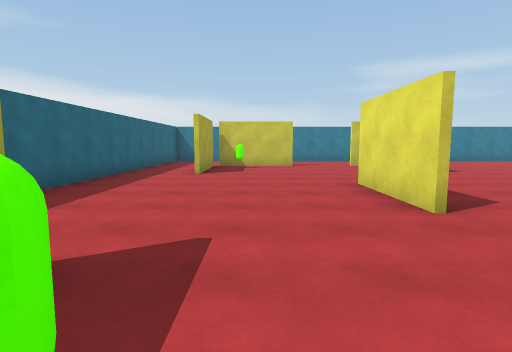
[1] (above)

16 first-person views from a walk through a 3-D level made in the Unity game engine. The camera is 1.5 m above the floor, tilts 6° down and sees 80° across. The floor is counted in squares, 2 m on a side. Each view is taken from the middle of a square. On the plan, view 1 faces up. The plan holds only what a view shows up to about 10 squares ahead; the rest is blank.

[2]
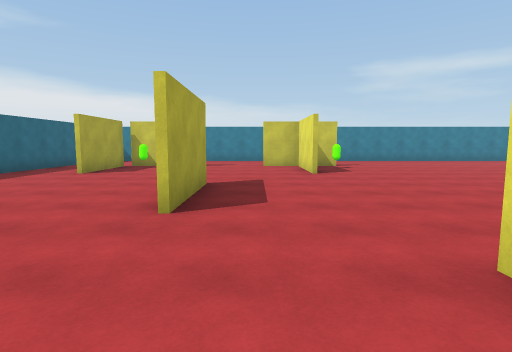

[3]
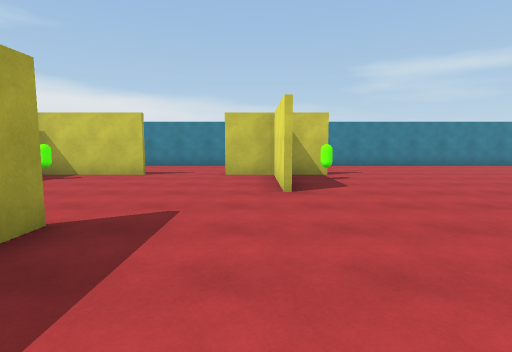

[4]
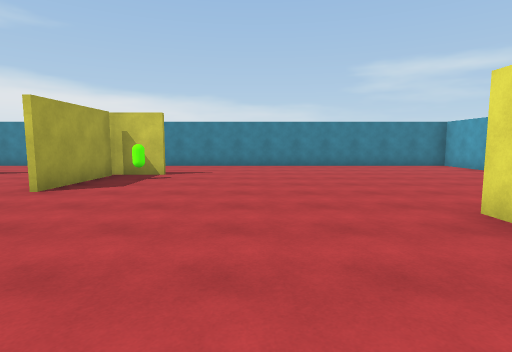

[5]
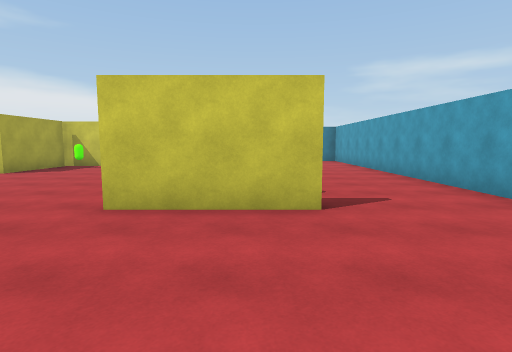

[6]
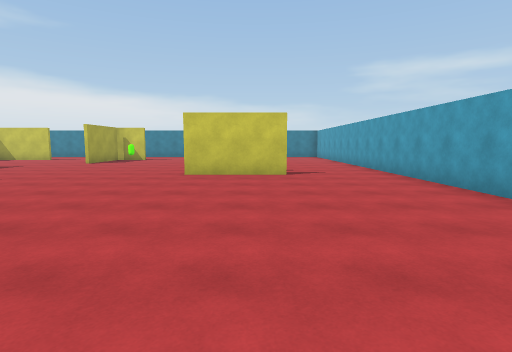

[7]
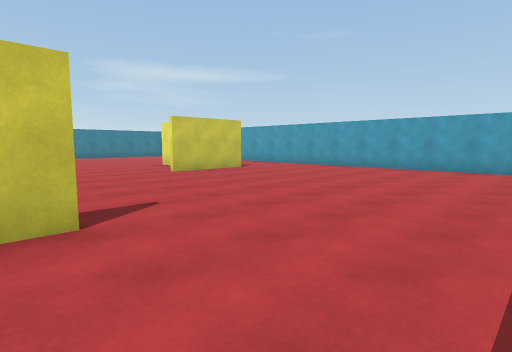

[8]
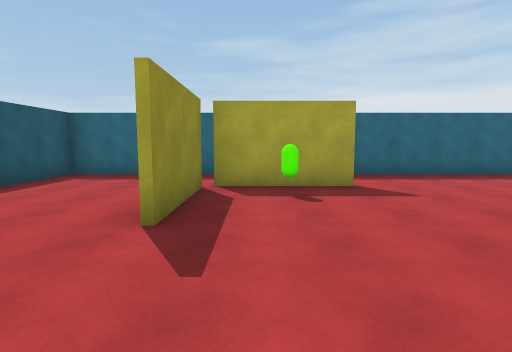

[9]
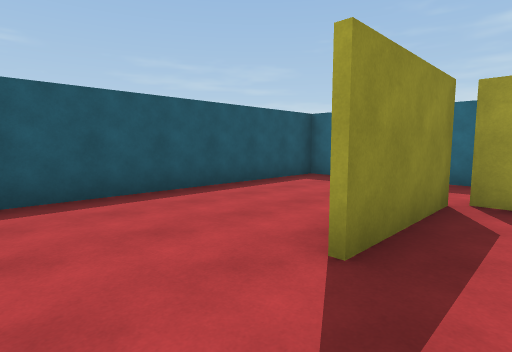

[10]
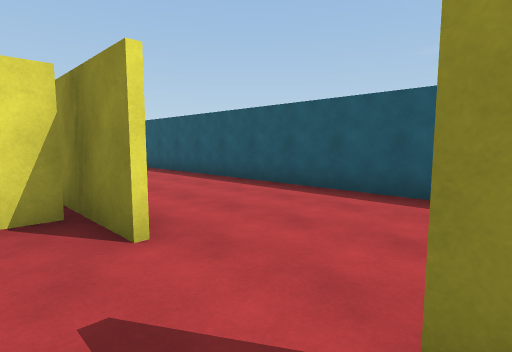

[11]
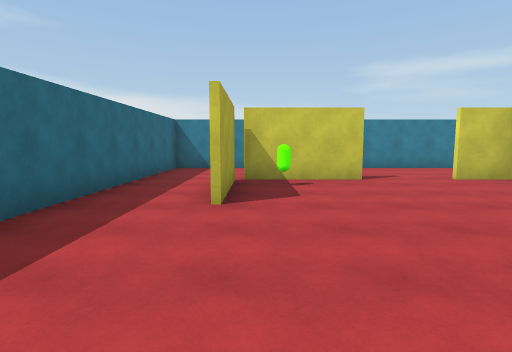

[12]
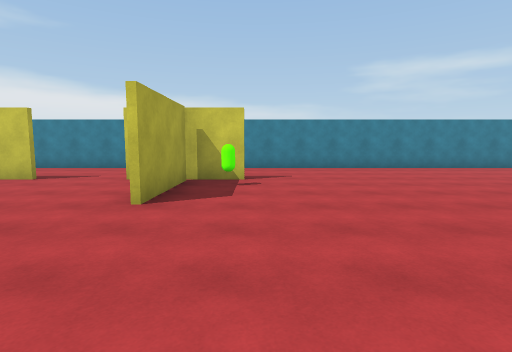

[13]
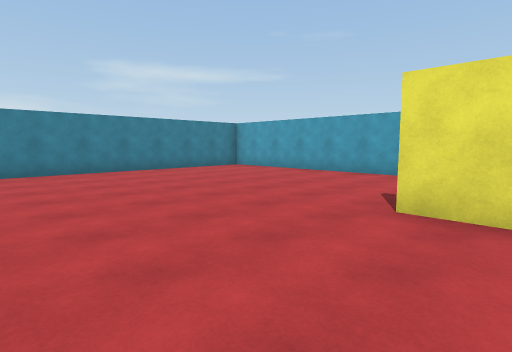

[14]
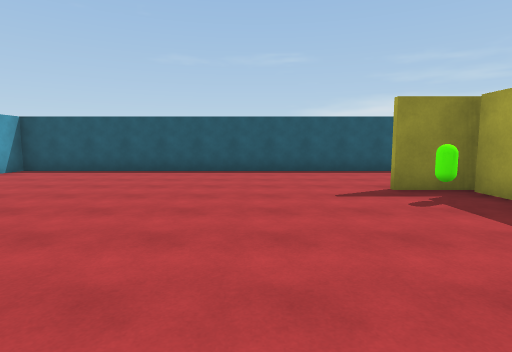

[15]
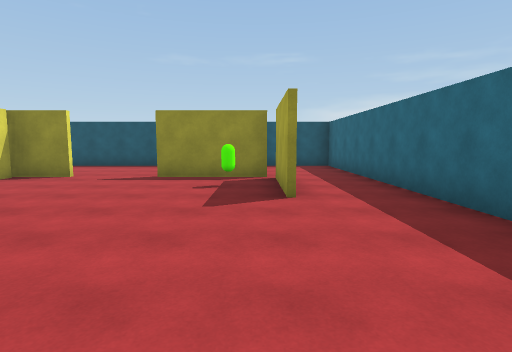

[16]
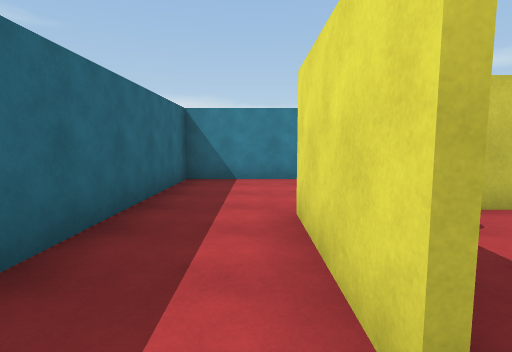

### Floor plan
Points are (right, up) in squares from view 1. A wall is a line through its corners. A room is listed if a view was taken in it or the views show most of it. See-through windows are left out.
Room 1 (views 1, 2, 3, 4, 5, 6, 7, 8, 9, 10, 11, 12, 13, 14, 15, 16)
walls: (4.4, 7.8) (4.4, 10.1); (1.9, 3.2) (1.9, 5.8); (4.6, 0) (4.6, -0.8); (2.1, 5.8) (2.1, 3.2); (10.4, 5.2) (10.4, 6.2); (5.9, -1.1) (5.1, -1.1); (4.4, -0.9) (4.4, -0.2); (3.1, -0.9) (5.8, -0.9); (11.9, 3.4) (9.2, 3.4); (4.6, 10.2) (4.6, 7.8); (5.9, 10.4) (3.2, 10.4); (-1.4, 1.9) (-1.4, -0.9) (1.2, -0.9); (1.4, 10.4) (-1.4, 10.4) (-1.4, 7.8); (-1.6, 7.6) (-1.6, 10.2); (14, 13.5) (-3.5, 13.5) (-3.5, -4.5) (14.5, -4.5) (14.5, 13.1)

Where each view was taken, in squares from view 1:
view 1: 0 up, 0 right, facing up
view 2: 0 up, 3 right, facing up
view 3: 3 up, 4 right, facing up
view 4: 3 up, 8 right, facing up
view 5: 0 up, 11 right, facing up
view 6: 4 down, 11 right, facing up
view 7: 4 down, 5 right, facing up-right
view 8: 0 up, 4 right, facing left
view 9: 0 up, 3 right, facing down-left
view 10: 0 up, 1 right, facing down-right
view 11: 4 up, 1 left, facing up
view 12: 4 up, 6 right, facing up
view 13: 5 up, 7 right, facing up-right
view 14: 4 up, 8 right, facing down
view 15: 6 up, 1 left, facing down
view 16: 7 up, 2 left, facing up
